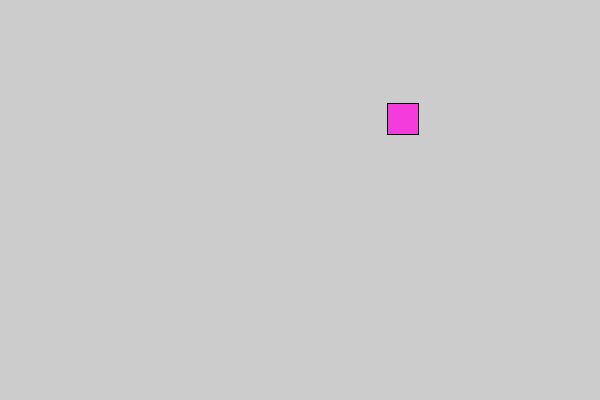
Frame 1 (no input)
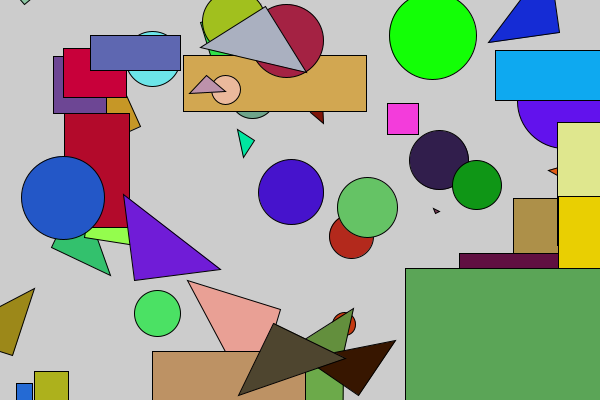
Frame 60 (the mouse pressed at the canvas centre just before this capture)
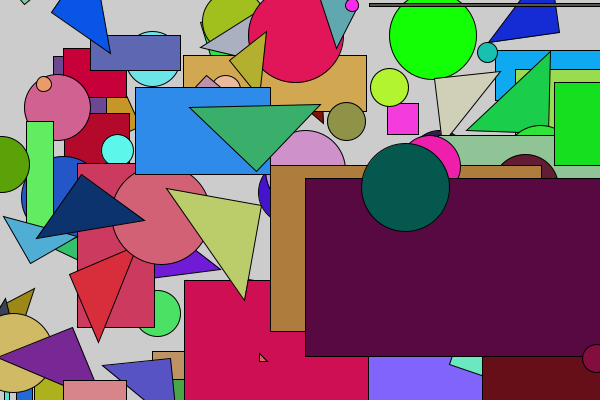
Frame 120 (the mouse held since frame 60 and released just before this capture)

The Processing sketch that drew these frames (run headless with seeded random() and noise(); from frame 60 on, the mouse is pressed at the canvas centre):

// Processing sketch: Klasse
// ── Klasse.pde
/*Her er et eksempel på en klasse. Firkant.pde. Klasser er ikke-primitive datatyper og skrives altid med stort.
 
 Klassen Firkant, kan generere en tilfældig x og y koordinat.
 Klassen kan også tegne en firkant på dit canvas.
 
 En klasse er en skabaelon.
 
 
 class navn-på-klassen{
 
 klassens tilstand / attributter
 (variabler-kan initieres gennem konstroktør eller setters)
 
 klassen konstruktør
 (hvad skal der ske i de sekundt at vi initierer klassen)
 
 klassens metoder
 (getters/setters og alle andre metoder)
 }
 
 
 Hvis du kigger i mappen klasse, så er der to filer. klasse.pde, er den fil som bruger klassen, og klassen er Firkant.pde.
 
 Vi initierer en variable af datatypen integer på følgende måde:
 int x;
 -på samme måde gør vi med klasser:
 Firkant f;
 på denne måde laver vi en spand som kan indeholde firkanter. Men for at kunne bruge spanden skal vi have noget i den:
 f = new firkant();
 
 Nu kan vi tilgå både metode og attributter ved at skrive f.generate(); eller f.x = 0;
 I vores tilfælde giver det ingen mening at ændre på klassens attributter, fordi klassen selv genererer nogle tilfældige værdier.
 Reglen er, at klassen skal være autonom. Dvs. at der ikke må være andre som ændrer på klassens tilstand end klassen selv.
 */

Firkant f;
Cirkel c;
Rektangel r;
Trekant t;
int whatShapeToDraw = 0;

void setup() {
  size (600, 400);
  frameRate(10);
}

void draw() {
  // initiering af objektet f, c, r, t
  f = new Firkant();
  c = new Cirkel();
  r = new Rektangel();
  t = new Trekant();
  // tegner objekterne på canvas
   // tegner firkanten på canvas
 
  if (whatShapeToDraw == 0) {
    f.drawFirkant();
  } 
  else if (whatShapeToDraw == 1) {
    c.drawCirkel();
  }
  else if (whatShapeToDraw == 2) {
    t.drawTrekant();
  }
  else if (whatShapeToDraw == 3) {
    r.drawRektangel();
    whatShapeToDraw=0;
  }
  whatShapeToDraw++;
}


 
void mousePressed() {
  background(225);
}




/*
 opgave 1.
 Ændre klassen Firkant således, at firkantens tilfældig x og y position generes i konstruktøren og ikke skal kaldes fra hovedprogrammet.
 
 Opgave 2.
 Tilføj en attribut farve, til klassen. Farven skal være tilfældig. Brug RGB farver. Hvis du ikke kan huske hvad komandoen hedder, kan slå det op i dokumentationen.
 
 opgave 3.
 Tilføj en metode som kan tegne en cirkel i stedet for en firkant.
 
 opgave 4.
 ændre hovedprogrammet klasse.pde så den skiftevis tegner en firkant og en cirkel.
 
 opgave 5.
 Det er jo lidt dumt at have en klasse som hedder firkant, hvis den tegner en cirkel. Så lave en ny klasse så du deler firkant og cirkel hver for sig. Tilpas klasse.pde til dine nye klasser.
 
 opgave 6.
 Udvid med en trekant og en rektangel.
 
 opgave 7.
 lav så figuerne bliver af variabel størrelse.
 
 opgave 8.
 opload dit program til din github.
 */

// ── Cirkel.pde

class Cirkel {
  // klassens attributter/ tilstand
  float x, y;
  int r, g, b;
  int len;
  //konstroktøren
  Cirkel() {
    generate();
    generateColor();
    generateLen();
  }

  void generate() {
    this.x = random(width);
    this.y = random(height);
  }

  void generateColor() {
    this.r = (int) random(256);
    this.g = (int) random(256);
    this.b = (int) random(256);
  }

  void generateLen() {
    len = (int) random (100);
  }


  // tegn cirkel på canvas
  void drawCirkel() {
    fill(r, g, b);
    circle(x, y, len);
  }
}

// ── Firkant.pde

class Firkant {
  // klassens attributter/ tilstand
  float x, y;
  int r, g, b;
  int len;

  //konstroktøren
  Firkant() {
    generate();
    generateColor();
    generateLen();
  }

  void generate() {
    this.x = random(width);
    this.y = random(height);
  }

  void generateColor() {
    this.r = (int) random(256);
    this.g = (int) random(256);
    this.b = (int) random(256);
  }

  void generateLen() {
    len = (int) random (100);
  }


  // tegn firkant på canvas
  void drawFirkant() {
    fill(r, g, b);
    square(x, y, len);
  }
}

// ── Rektangel.pde
class Rektangel {
  // klassens attributter/ tilstand
  float x, y;
  int r, g, b;
  int len;

  //konstroktøren
  Rektangel() {
    generate();
    generateColor();
    generateLen();
  }

  void generate() {
    this.x = random(width);
    this.y = random(height);
  }

  void generateColor() {
    this.r = (int) random(256);
    this.g = (int) random(256);
    this.b = (int) random(256);
  }

  void generateLen() {
    len = (int) random (100);
  }


  // tegn rektangel på canvas
  void drawRektangel() {
    fill(r, g, b);
    rect(x, y, x, y);
  }
}

// ── Trekant.pde
class Trekant {
  // klassens attributter/ tilstand
  float x, y;
  int r, g, b;
  int len;

  //konstroktøren
  Trekant() {
    generate();
    generateColor();
    generateLen();
  }

  void generate() {
    this.x = random(width);
    this.y = random(height);
  }

  void generateColor() {
    this.r = (int) random(256);
    this.g = (int) random(256);
    this.b = (int) random(256);
  }

  void generateLen() {
    len = (int) random (100);
  }


  // tegn trekant på canvas
  void drawTrekant() {
    fill(r, g, b);
    push();
    translate(x, y);
    rotate(frameCount);
    triangle(0, 0, len, 0, 0, len);
    pop();
  }
}
